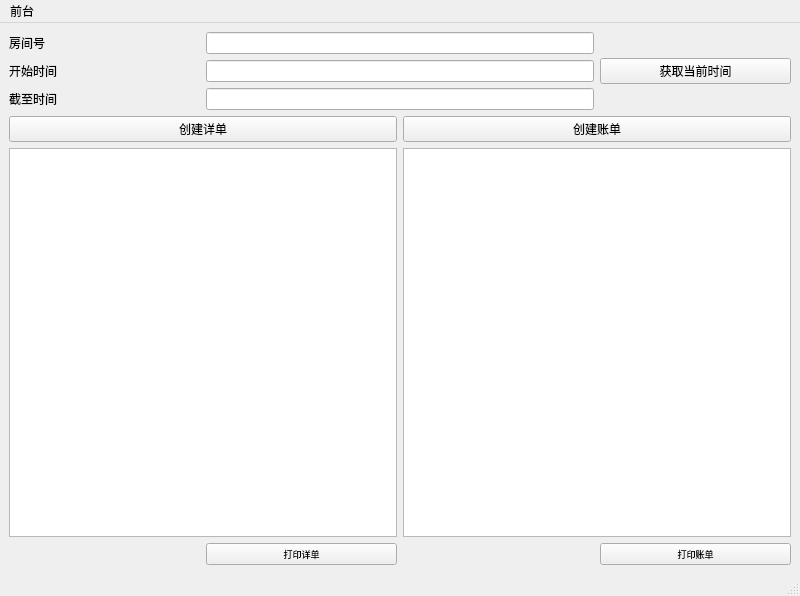
<?xml version="1.0" encoding="UTF-8"?>
<ui version="4.0">
 <class>MainWindow</class>
 <widget class="QMainWindow" name="MainWindow">
  <property name="geometry">
   <rect>
    <x>0</x>
    <y>0</y>
    <width>800</width>
    <height>596</height>
   </rect>
  </property>
  <property name="windowTitle">
   <string>MainWindow</string>
  </property>
  <widget class="QWidget" name="centralwidget">
   <layout class="QGridLayout" name="gridLayout">
    <item row="2" column="0">
     <layout class="QVBoxLayout" name="verticalLayout_2">
      <item>
       <widget class="QLabel" name="label_roomid">
        <property name="text">
         <string>房间号</string>
        </property>
       </widget>
      </item>
      <item>
       <widget class="QLabel" name="label_start">
        <property name="text">
         <string>开始时间</string>
        </property>
       </widget>
      </item>
      <item>
       <widget class="QLabel" name="label_endtime">
        <property name="text">
         <string>截至时间</string>
        </property>
       </widget>
      </item>
     </layout>
    </item>
    <item row="2" column="1" colspan="2">
     <layout class="QVBoxLayout" name="verticalLayout">
      <item>
       <widget class="QLineEdit" name="lineEdit"/>
      </item>
      <item>
       <widget class="QLineEdit" name="lineEdit_2"/>
      </item>
      <item>
       <widget class="QLineEdit" name="lineEdit_3"/>
      </item>
     </layout>
    </item>
    <item row="2" column="3">
     <widget class="QPushButton" name="gettime">
      <property name="text">
       <string>获取当前时间</string>
      </property>
     </widget>
    </item>
    <item row="6" column="0" colspan="2">
     <layout class="QVBoxLayout" name="verticalLayout_3">
      <item>
       <widget class="QPushButton" name="createRDR">
        <property name="text">
         <string>创建详单</string>
        </property>
       </widget>
      </item>
      <item>
       <widget class="QTextBrowser" name="showRDR"/>
      </item>
     </layout>
    </item>
    <item row="6" column="2" colspan="2">
     <layout class="QVBoxLayout" name="verticalLayout_4">
      <item>
       <widget class="QPushButton" name="createinvoice">
        <property name="text">
         <string>创建账单</string>
        </property>
       </widget>
      </item>
      <item>
       <widget class="QTextBrowser" name="showinvoice"/>
      </item>
     </layout>
    </item>
    <item row="7" column="1">
     <widget class="QPushButton" name="printRDR">
      <property name="font">
       <font>
        <family>Arial</family>
        <pointsize>7</pointsize>
       </font>
      </property>
      <property name="text">
       <string>打印详单</string>
      </property>
     </widget>
    </item>
    <item row="7" column="3">
     <widget class="QPushButton" name="printinvoice">
      <property name="font">
       <font>
        <family>Arial</family>
        <pointsize>7</pointsize>
       </font>
      </property>
      <property name="text">
       <string>打印账单</string>
      </property>
     </widget>
    </item>
   </layout>
  </widget>
  <widget class="QMenuBar" name="menubar">
   <property name="geometry">
    <rect>
     <x>0</x>
     <y>0</y>
     <width>800</width>
     <height>18</height>
    </rect>
   </property>
   <widget class="QMenu" name="menu">
    <property name="title">
     <string>前台</string>
    </property>
   </widget>
   <addaction name="menu"/>
  </widget>
  <widget class="QStatusBar" name="statusbar"/>
 </widget>
 <resources/>
 <connections>
  <connection>
   <sender>createRDR</sender>
   <signal>clicked()</signal>
   <receiver>showRDR</receiver>
   <slot>show()</slot>
   <hints>
    <hint type="sourcelabel">
     <x>237</x>
     <y>86</y>
    </hint>
    <hint type="destinationlabel">
     <x>250</x>
     <y>158</y>
    </hint>
   </hints>
  </connection>
  <connection>
   <sender>printRDR</sender>
   <signal>clicked()</signal>
   <receiver>showRDR</receiver>
   <slot>show()</slot>
   <hints>
    <hint type="sourcelabel">
     <x>237</x>
     <y>226</y>
    </hint>
    <hint type="destinationlabel">
     <x>250</x>
     <y>158</y>
    </hint>
   </hints>
  </connection>
  <connection>
   <sender>printinvoice</sender>
   <signal>clicked()</signal>
   <receiver>showinvoice</receiver>
   <slot>update()</slot>
   <hints>
    <hint type="sourcelabel">
     <x>387</x>
     <y>226</y>
    </hint>
    <hint type="destinationlabel">
     <x>400</x>
     <y>158</y>
    </hint>
   </hints>
  </connection>
  <connection>
   <sender>createinvoice</sender>
   <signal>clicked()</signal>
   <receiver>showinvoice</receiver>
   <slot>show()</slot>
   <hints>
    <hint type="sourcelabel">
     <x>387</x>
     <y>86</y>
    </hint>
    <hint type="destinationlabel">
     <x>400</x>
     <y>158</y>
    </hint>
   </hints>
  </connection>
 </connections>
</ui>
